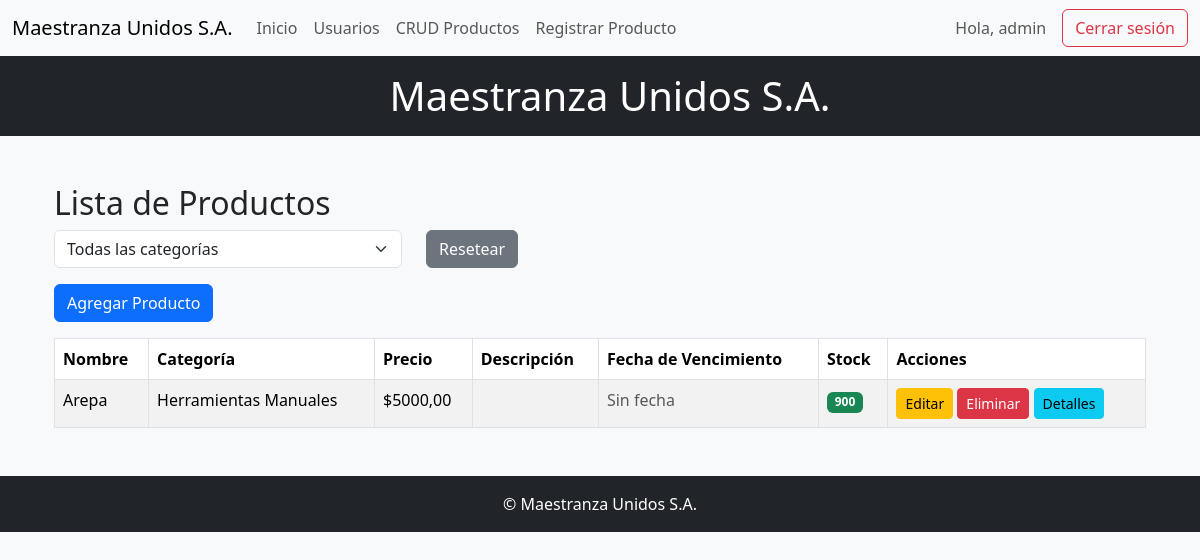
Before: /productos/crud/ (signed in) with the older database file.
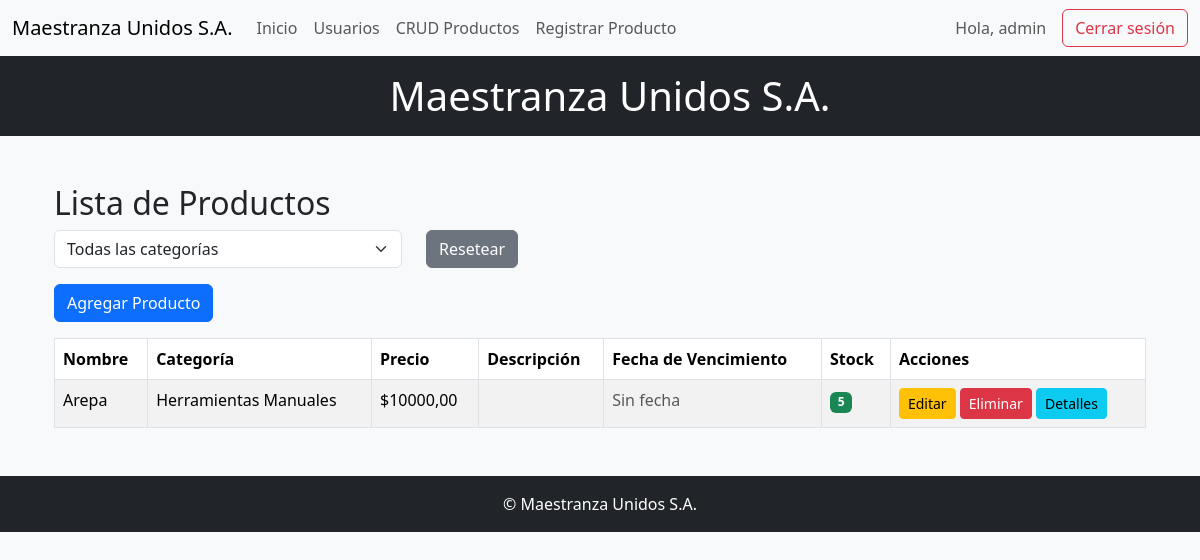
After: the same page with the newer database file.
### inventario/models.py (models this page shows, shortened)
class Producto(models.Model):
    nombre = models.CharField(max_length=100)
    categoria = models.ForeignKey(
        CategoriaProducto,
        on_delete=models.SET_NULL,
        null=True,
        blank=True,
        related_name='productos'
    )
    descripcion = models.TextField(blank=True)
    precio = models.DecimalField(max_digits=10, decimal_places=2)
    imagen = models.ImageField(upload_to='productos/', null=True, blank=True)
    fecha_vencimiento = models.DateField(null=True, blank=True)
    stock = models.PositiveIntegerField(default=0)
    stock_minimo = models.PositiveIntegerField(default=1)

class CategoriaProducto(models.Model):
    nombre = models.CharField(max_length=100, unique=True)

### inventario/views.py (the view)
# urls.py: path('productos/crud/', views.producto_crud, name='producto_crud'),
@login_required
@group_required_or_admin('Empleado')
def producto_crud(request):
    categoria_id = request.GET.get('categoria')
    categorias = CategoriaProducto.objects.order_by('nombre')
    productos = Producto.objects.all()
    if categoria_id:
        productos = productos.filter(categoria_id=categoria_id)
    if 'delete' in request.GET:
        producto = get_object_or_404(Producto, pk=request.GET['delete'])
        producto.delete()
        return redirect('producto_crud')
    return render(request, 'inventario/producto_crud.html', {
        'productos': productos,
        'categorias': categorias,
        'categoria_seleccionada': int(categoria_id) if categoria_id else None,
        'today': date.today(),
        'today_plus_7': date.today() + timedelta(days=7),
    })

### inventario/views.py (called while the page is built)
def group_required_or_admin(group_name):
    def check_group(user):
        return user.is_authenticated and (
            user.groups.filter(name=group_name).exists() or user.groups.filter(name='Administrador').exists()
        )
    return user_passes_test(check_group)

### inventario/templates/inventario/producto_crud.html (shortened to what this page needs)
{% extends 'inventario/base.html' %}
{% block content %}
<div class="container mt-5">
  <h2>Lista de Productos</h2>
  <form method="get" class="row mb-3">
    <div class="col-md-4">
      <select name="categoria" class="form-select" onchange="this.form.submit()">
        <option value="">Todas las categorías</option>
      </select>
    </div>
    <div class="col-md-2">
      <a href="{% url 'producto_crud' %}" class="btn btn-secondary">Resetear</a>
    </div>
  </form>
  <a href="{% url 'registro_producto' %}" class="btn btn-primary mb-3">Agregar Producto</a>
  <table class="table table-bordered table-striped">
    <thead>
      <tr>
        <th>Nombre</th>
        <th>Categoría</th>
        <th>Precio</th>
        <th>Descripción</th>
        <th>Fecha de Vencimiento</th>
        <th>Stock</th>
        <th>Acciones</th>
      </tr>
    </thead>
    <tbody>
      {% for producto in productos %}
      <tr>
        <td>{{ producto.nombre }}</td>
        <td>{{ producto.categoria.nombre|default:"Sin categoría" }}</td>
        <td>${{ producto.precio }}</td>
        <td>{{ producto.descripcion }}</td>
        <td>
          {% if producto.fecha_vencimiento %}
            {% if producto.fecha_vencimiento < today %}
              <span class="badge bg-danger">Vencido ({{ producto.fecha_vencimiento|date:"d/m/Y" }})</span>
            {% elif producto.fecha_vencimiento <= today_plus_7 %}
              <span class="badge bg-warning text-dark">Por vencer ({{ producto.fecha_vencimiento|date:"d/m/Y" }})</span>
            {% else %}
              <span class="badge bg-success">{{ producto.fecha_vencimiento|date:"d/m/Y" }}</span>
            {% endif %}
          {% else %}
            <span class="text-muted">Sin fecha</span>
          {% endif %}
        </td>
        <td>
          {% if producto.stock <= producto.stock_minimo %}
            <span class="badge bg-danger">Bajo ({{ producto.stock }})</span>
          {% else %}
            <span class="badge bg-success">{{ producto.stock }}</span>
          {% endif %}
        </td>
        <td>
          <a href="{% url 'editar_producto' producto.id %}" class="btn btn-warning btn-sm">Editar</a>
          <a href="?delete={{ producto.id }}" class="btn btn-danger btn-sm" onclick="return confirm('¿Eliminar este producto?');">Eliminar</a>
          <button class="btn btn-info btn-sm" data-bs-toggle="collapse" data-bs-target="#historial{{ producto.id }}">Detalles</button>
        </td>
      </tr>
      {% endfor %}
    </tbody>
  </table>
</div>
{% endblock %}

Changed rows visible on the page:
changed Producto "Arepa": precio "5000,00" → "10000,00"; stock "900" → "5"
